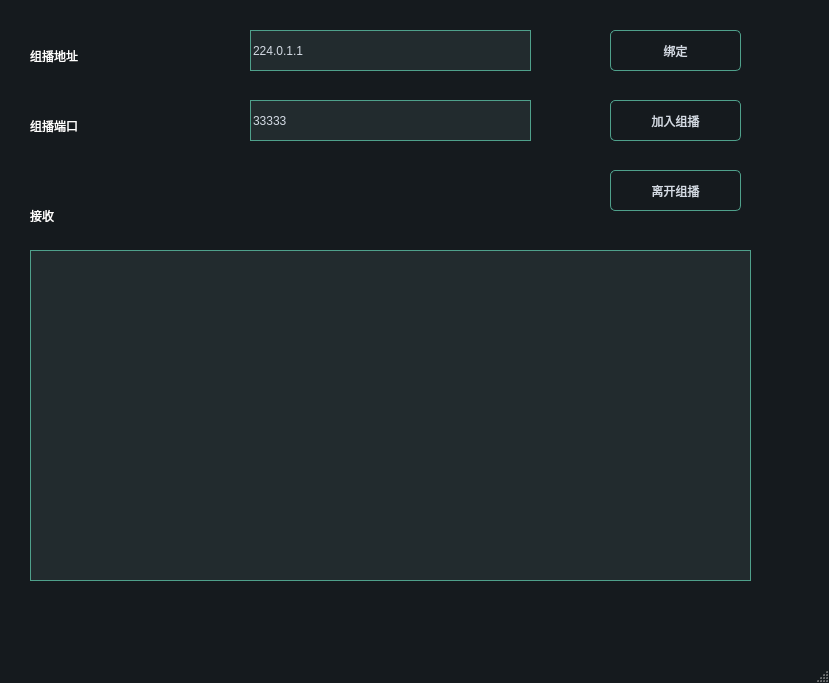
<?xml version="1.0" encoding="UTF-8"?>
<ui version="4.0">
 <class>MainWindow</class>
 <widget class="QMainWindow" name="MainWindow">
  <property name="geometry">
   <rect>
    <x>0</x>
    <y>0</y>
    <width>829</width>
    <height>683</height>
   </rect>
  </property>
  <property name="windowTitle">
   <string>MainWindow</string>
  </property>
  <property name="styleSheet">
   <string notr="true">/*
qss美化 - 黄强老师
*/
QWidget
{  
	font:  16pt &quot;Microsoft YaHei&quot;;
     color:  #ffffff;
}

QLabel {
	
}

QGroupBox {
    border-width: 1px;
	border-style: solid;
	border-color: #4fa08b;   

}

QGroupBox::title {
 
    subcontrol-origin: margin;
    left:20px;
    padding: -10px 5px 0px 5px;
}

QMainWindow {
	background-color:#151a1e;
}
QCalendar {
	background-color: #151a1e;
}
QTextEdit {
	border-width: 1px;
	border-style: solid;
	border-color: #4fa08b;
	background-color: #222b2e;
	color: #d3dae3;
}
QPlainTextEdit {
    font:  10pt &quot;Microsoft YaHei&quot;;
	border-width: 1px;
	border-style: solid;
	border-color: #4fa08b;
	background-color: #222b2e;
	color: #d3dae3;
}
QToolButton {
	border-style: solid;
	border-top-color: qlineargradient(spread:pad, x1:0.5, y1:1, x2:0.5, y2:0, stop:0 rgb(215, 215, 215), stop:1 rgb(222, 222, 222));
	border-right-color: qlineargradient(spread:pad, x1:0, y1:0.5, x2:1, y2:0.5, stop:0 rgb(217, 217, 217), stop:1 rgb(227, 227, 227));
	border-left-color: qlineargradient(spread:pad, x1:0, y1:0.5, x2:1, y2:0.5, stop:0 rgb(227, 227, 227), stop:1 rgb(217, 217, 217));
	border-bottom-color: qlineargradient(spread:pad, x1:0.5, y1:1, x2:0.5, y2:0, stop:0 rgb(215, 215, 215), stop:1 rgb(222, 222, 222));
	border-width: 1px;
	border-radius: 5px;
	color: #d3dae3;
	padding: 2px;
	background-color: rgb(255,255,255);
}
QToolButton:hover{
	border-style: solid;
	border-top-color: qlineargradient(spread:pad, x1:0.5, y1:1, x2:0.5, y2:0, stop:0 rgb(195, 195, 195), stop:1 rgb(222, 222, 222));
	border-right-color: qlineargradient(spread:pad, x1:0, y1:0.5, x2:1, y2:0.5, stop:0 rgb(197, 197, 197), stop:1 rgb(227, 227, 227));
	border-left-color: qlineargradient(spread:pad, x1:0, y1:0.5, x2:1, y2:0.5, stop:0 rgb(227, 227, 227), stop:1 rgb(197, 197, 197));
	border-bottom-color: qlineargradient(spread:pad, x1:0.5, y1:1, x2:0.5, y2:0, stop:0 rgb(195, 195, 195), stop:1 rgb(222, 222, 222));
	border-width: 1px;
	border-radius: 5px;
	color: rgb(0,0,0);
	padding: 2px;
	background-color: rgb(255,255,255);
}
QToolButton:pressed{
	border-style: solid;
	border-top-color: qlineargradient(spread:pad, x1:0.5, y1:1, x2:0.5, y2:0, stop:0 rgb(215, 215, 215), stop:1 rgb(222, 222, 222));
	border-right-color: qlineargradient(spread:pad, x1:0, y1:0.5, x2:1, y2:0.5, stop:0 rgb(217, 217, 217), stop:1 rgb(227, 227, 227));
	border-left-color: qlineargradient(spread:pad, x1:0, y1:0.5, x2:1, y2:0.5, stop:0 rgb(227, 227, 227), stop:1 rgb(217, 217, 217));
	border-bottom-color: qlineargradient(spread:pad, x1:0.5, y1:1, x2:0.5, y2:0, stop:0 rgb(215, 215, 215), stop:1 rgb(222, 222, 222));
	border-width: 1px;
	border-radius: 5px;
	color: rgb(0,0,0);
	padding: 2px;
	background-color: rgb(142,142,142);
}
QPushButton{

    border-width: 1px;
	border-style: solid;
	border-color: #4fa08b; 
 
	border-radius: 5px;
	color: #d3dae3;
	padding: 2px;
	background-color: #151a1e;
}
QPushButton::default{
	border-style: solid;
	border-color: #4fa08b;
	border-width: 1px;
	border-radius: 5px;
	color: #FFFFFF;
	padding: 2px;
	background-color: #151a1e;;
}
QPushButton:hover{
	border-style: solid;
	border-color: #050a0e;
	border-width: 1px;
	border-radius: 5px;
	color: #d3dae3;
	padding: 2px;
	background-color: #1c1f1f;
}
QPushButton:pressed{
	border-style: solid;
	border-color: #050a0e;
	border-width: 1px;
	border-radius: 5px;
	color: #d3dae3;
	padding: 2px;
	background-color: #2c2f2f;
}
QPushButton:disabled{
	border-style: solid;
	border-top-color: qlineargradient(spread:pad, x1:0.5, y1:1, x2:0.5, y2:0, stop:0 rgb(215, 215, 215), stop:1 rgb(222, 222, 222));
	border-right-color: qlineargradient(spread:pad, x1:0, y1:0.5, x2:1, y2:0.5, stop:0 rgb(217, 217, 217), stop:1 rgb(227, 227, 227));
	border-left-color: qlineargradient(spread:pad, x1:0, y1:0.5, x2:1, y2:0.5, stop:0 rgb(227, 227, 227), stop:1 rgb(217, 217, 217));
	border-bottom-color: qlineargradient(spread:pad, x1:0.5, y1:1, x2:0.5, y2:0, stop:0 rgb(215, 215, 215), stop:1 rgb(222, 222, 222));
	border-width: 1px;
	border-radius: 5px;
	color: #808086;
	padding: 2px;
	background-color: rgb(142,142,142);
}
QLineEdit {
	border-width: 1px;
	border-style: solid;
	border-color: #4fa08b;
	background-color: #222b2e;
	color: #d3dae3;
}



QLCDNumber {
	color: #4d9b87;
}
QProgressBar {
	text-align: center;
	color: #d3dae3;
	border-radius: 10px;
	border-color: transparent;
	border-style: solid;
	background-color: #52595d;
}
QProgressBar::chunk {
	background-color: #214037	;
	border-radius: 10px;
}
QMenuBar {
	background-color: #151a1e;
}
QMenuBar::item {
	color: #d3dae3;
  	spacing: 3px;
  	padding: 1px 4px;
	background-color: #151a1e;
}

QMenuBar::item:selected {
  	background-color: #252a2e;
	color: #FFFFFF;
}
QMenu {
	background-color: #151a1e;
}
QMenu::item:selected {
	background-color: #252a2e;
	color: #FFFFFF;
}
QMenu::item {
	color: #d3dae3;
	background-color: #151a1e;
}
QTabWidget {
	color:rgb(0,0,0);
	background-color:#000000;
}
QTabWidget::pane {
		border-color: #050a0e;
		background-color: #1e282c;
		border-style: solid;
		border-width: 1px;
    	border-bottom-left-radius: 4px;
		border-bottom-right-radius: 4px;
}
QTabBar::tab:first {
	border-style: solid;
	border-left-width:1px;
	border-right-width:0px;
	border-top-width:1px;
	border-bottom-width:0px;
	border-top-color: #050a0e;
	border-left-color: #050a0e;
	border-bottom-color: #050a0e;
	border-top-left-radius: 4px;
	color: #d3dae3;
	padding: 3px;
	margin-left:0px;
	background-color: #151a1e;
}
QTabBar::tab:last {
	border-style: solid;
	border-top-width:1px;
	border-left-width:1px;
	border-right-width:1px;
	border-bottom-width:0px;
	border-color: #050a0e;
	border-top-right-radius: 4px;
	color: #d3dae3;
	padding: 3px;
	margin-left:0px;
	background-color: #151a1e;
}
QTabBar::tab {
	border-style: solid;
	border-top-width:1px;
	border-bottom-width:0px;
	border-left-width:1px;
	border-top-color: #050a0e;
	border-left-color: #050a0e;
	border-bottom-color: #050a0e;
	color: #d3dae3;
	padding: 3px;
	margin-left:0px;
	background-color: #151a1e;
}
QTabBar::tab:selected, QTabBar::tab:last:selected, QTabBar::tab:hover {
  	border-style: solid;
  	border-left-width:1px;
	border-bottom-width:0px;
	border-right-color: transparent;
	border-top-color: #050a0e;
	border-left-color: #050a0e;
	border-bottom-color: #050a0e;
	color: #FFFFFF;
	padding: 3px;
	margin-left:0px;
	background-color: #1e282c;
}

QTabBar::tab:selected, QTabBar::tab:first:selected, QTabBar::tab:hover {
  	border-style: solid;
  	border-left-width:1px;
  	border-bottom-width:0px;
  	border-top-width:1px;
	border-right-color: transparent;
	border-top-color: #050a0e;
	border-left-color: #050a0e;
	border-bottom-color: #050a0e;
	color: #FFFFFF;
	padding: 3px;
	margin-left:0px;
	background-color: #1e282c;
}

QCheckBox { 
	padding: 2px;
}
QCheckBox:disabled {
	color: #808086;
	padding: 2px;
}

QCheckBox:hover {
	border-radius:4px;
	border-style:solid;
	padding-left: 1px;
	padding-right: 1px;
	padding-bottom: 1px;
	padding-top: 1px;
	border-width:1px;
	border-color: transparent;
}
QCheckBox::indicator:checked {

	height: 10px;
	width: 10px;
	border-style:solid;
	border-width: 1px;
	border-color: #4fa08b; 
	background-color:  #4fa08b;
}
QCheckBox::indicator:unchecked {

	height: 10px;
	width: 10px;
	border-style:solid;
	border-width: 1px;
	border-color: #4fa08b;
	background-color:  #FFFFFF;
}
QRadioButton {
	color: #d3dae3;
	padding: 1px;
}
QRadioButton::indicator:checked {
	height: 10px;
	width: 10px;
	border-style:solid;
	border-radius:5px;
	border-width: 1px;
	border-color: #4fa08b;
	color: #a9b7c6;
	background-color: qradialgradient(cx:0.5, cy:0.5, radius:0.4,fx:0.5, fy:0.5, stop:0 #4fa08b, stop:1 #1e282c);
}
QRadioButton::indicator:!checked {
	height: 10px;
	width: 10px;
	border-style:solid;
	border-radius:5px;
	border-width: 1px;
	border-color: #4fa08b;
	color: #a9b7c6;
	background-color: transparent;
}
QStatusBar {
	color:#027f7f;
}
QSpinBox {
	color: #d3dae3;
	background-color: #222b2e;
	border-width: 1px;
	border-style: solid;
	border-color: #4fa08b;
}
QDoubleSpinBox {
	color: #d3dae3;
	background-color: #222b2e;
	border-width: 1px;
	border-style: solid;
	border-color: #4fa08b;
}
QTimeEdit {
	color: #d3dae3;
	background-color: #222b2e;
	border-width: 1px;
	border-style: solid;
	border-color: #4fa08b;
}
QDateTimeEdit {
	color: #d3dae3;
	background-color: #222b2e;
	border-width: 1px;
	border-style: solid;
	border-color: #4fa08b;
}
QDateEdit {
	color: #d3dae3;
	background-color: #222b2e;
	border-width: 1px;
	border-style: solid;
	border-color: #4fa08b;
}
QFontComboBox {
	color: #d3dae3;
	background-color: #222b2e;
	border-width: 1px;
	border-style: solid;
	border-color: #4fa08b;
}
QComboBox {
	color: #d3dae3;
	background-color: #222b2e;
	border-width: 1px;
	border-style: solid;
	border-color: #4fa08b;
}
/* 下拉后，整个下拉窗体样式 */
QComboBox QAbstractItemView {
    outline: 0px solid gray;   /* 选定项的虚框 */
    border: 1px solid  #4fa08b;   /* 整个下拉窗体的边框 */ 
    background-color: #222b2e; /* 整个下拉窗体的背景色 */
    selection-background-color: #4fa08b;   /* 整个下拉窗体被选中项的背景色 */
}
QComboBox:disabled
{ 
background-color: gray; /* 整个下拉窗体的背景色 */
}

QDial {
	background: #16a085;
}

QToolBox {
	color: #a9b7c6;
	background-color: #222b2e;
}
QToolBox::tab {
	color: #a9b7c6;
	background-color:#222b2e;
}
QToolBox::tab:selected {
	color: #FFFFFF;
	background-color:#222b2e;
}
QScrollArea {
	color: #FFFFFF;
	background-color:#222b2e;
}
QSlider::groove:horizontal {
	height: 5px;
	background-color: #52595d;
}
QSlider::groove:vertical {
	width: 5px;
	background-color: #52595d;
}
QSlider::handle:horizontal {
	background: #1a2224;
	border-style: solid;
	border-width: 1px;
	border-color: rgb(207,207,207);
	width: 12px;
	margin: -5px 0;
	border-radius: 7px;
}
QSlider::handle:vertical {
	background: #1a2224;
	border-style: solid;
	border-width: 1px;
	border-color: rgb(207,207,207);
	height: 12px;
	margin: 0 -5px;
	border-radius: 7px;
}
QSlider::add-page:horizontal {
    background: #52595d;
}
QSlider::add-page:vertical {
    background: #52595d;
}
QSlider::sub-page:horizontal {
    background-color: #15433a;
}
QSlider::sub-page:vertical {
    background-color: #15433a;
}
QScrollBar:horizontal {
	max-height: 10px;
	border: 1px transparent grey;
	margin: 0px 20px 0px 20px;
	background: transparent;
}
QScrollBar:vertical {
	max-width: 10px;
	border: 1px transparent grey;
	margin: 20px 0px 20px 0px;
	background: transparent;
}
QScrollBar::handle:horizontal {
	background: #52595d;
	border-style: transparent;
	border-radius: 4px;
	min-width: 25px;
}
QScrollBar::handle:horizontal:hover {
	background: #58a492;
	border-style: transparent;
	border-radius: 4px;
	min-width: 25px;
}
QScrollBar::handle:vertical {
	background: #52595d;
	border-style: transparent;
	border-radius: 4px;
	min-height: 25px;
}
QScrollBar::handle:vertical:hover {
	background: #58a492;
	border-style: transparent;
	border-radius: 4px;
	min-height: 25px;
}
QScrollBar::add-line:horizontal {
   border: 2px transparent grey;
   border-top-right-radius: 4px;
   border-bottom-right-radius: 4px;
   background: #15433a;
   width: 20px;
   subcontrol-position: right;
   subcontrol-origin: margin;
}
QScrollBar::add-line:horizontal:pressed {
   border: 2px transparent grey;
   border-top-right-radius: 4px;
   border-bottom-right-radius: 4px;
   background: rgb(181,181,181);
   width: 20px;
   subcontrol-position: right;
   subcontrol-origin: margin;
}
QScrollBar::add-line:vertical {
   border: 2px transparent grey;
   border-bottom-left-radius: 4px;
   border-bottom-right-radius: 4px;
   background: #15433a;
   height: 20px;
   subcontrol-position: bottom;
   subcontrol-origin: margin;
}
QScrollBar::add-line:vertical:pressed {
   border: 2px transparent grey;
   border-bottom-left-radius: 4px;
   border-bottom-right-radius: 4px;
   background: rgb(181,181,181);
   height: 20px;
   subcontrol-position: bottom;
   subcontrol-origin: margin;
}
QScrollBar::sub-line:horizontal {
   border: 2px transparent grey;
   border-top-left-radius: 4px;
   border-bottom-left-radius: 4px;
   background: #15433a;
   width: 20px;
   subcontrol-position: left;
   subcontrol-origin: margin;
}
QScrollBar::sub-line:horizontal:pressed {
   border: 2px transparent grey;
   border-top-left-radius: 4px;
   border-bottom-left-radius: 4px;
   background: rgb(181,181,181);
   width: 20px;
   subcontrol-position: left;
   subcontrol-origin: margin;
}
QScrollBar::sub-line:vertical {
   border: 2px transparent grey;
   border-top-left-radius: 4px;
   border-top-right-radius: 4px;
   background: #15433a;
   height: 20px;
   subcontrol-position: top;
   subcontrol-origin: margin;
}
QScrollBar::sub-line:vertical:pressed {
   border: 2px transparent grey;
   border-top-left-radius: 4px;
   border-top-right-radius: 4px;
   background: rgb(181,181,181);
   height: 20px;
   subcontrol-position: top;
   subcontrol-origin: margin;
}

QScrollBar::add-page:horizontal, QScrollBar::sub-page:horizontal {
   background: none;
}
QScrollBar::add-page:vertical, QScrollBar::sub-page:vertical {
   background: none;
}</string>
  </property>
  <widget class="QWidget" name="centralwidget">
   <widget class="QLabel" name="label_2">
    <property name="geometry">
     <rect>
      <x>30</x>
      <y>110</y>
      <width>151</width>
      <height>31</height>
     </rect>
    </property>
    <property name="text">
     <string>组播端口</string>
    </property>
   </widget>
   <widget class="QLabel" name="label">
    <property name="geometry">
     <rect>
      <x>30</x>
      <y>40</y>
      <width>151</width>
      <height>31</height>
     </rect>
    </property>
    <property name="text">
     <string>组播地址</string>
    </property>
   </widget>
   <widget class="QLineEdit" name="lineEditPort">
    <property name="geometry">
     <rect>
      <x>250</x>
      <y>100</y>
      <width>281</width>
      <height>41</height>
     </rect>
    </property>
    <property name="text">
     <string>33333</string>
    </property>
   </widget>
   <widget class="QLineEdit" name="lineEditIP">
    <property name="geometry">
     <rect>
      <x>250</x>
      <y>30</y>
      <width>281</width>
      <height>41</height>
     </rect>
    </property>
    <property name="text">
     <string>224.0.1.1</string>
    </property>
   </widget>
   <widget class="QPushButton" name="pushButtonBind">
    <property name="geometry">
     <rect>
      <x>610</x>
      <y>30</y>
      <width>131</width>
      <height>41</height>
     </rect>
    </property>
    <property name="text">
     <string>绑定</string>
    </property>
   </widget>
   <widget class="QPushButton" name="pushButtonJoin">
    <property name="geometry">
     <rect>
      <x>610</x>
      <y>100</y>
      <width>131</width>
      <height>41</height>
     </rect>
    </property>
    <property name="text">
     <string>加入组播</string>
    </property>
   </widget>
   <widget class="QPushButton" name="pushButtonLeave">
    <property name="geometry">
     <rect>
      <x>610</x>
      <y>170</y>
      <width>131</width>
      <height>41</height>
     </rect>
    </property>
    <property name="text">
     <string>离开组播</string>
    </property>
   </widget>
   <widget class="QLabel" name="label_3">
    <property name="geometry">
     <rect>
      <x>30</x>
      <y>200</y>
      <width>151</width>
      <height>31</height>
     </rect>
    </property>
    <property name="text">
     <string>接收</string>
    </property>
   </widget>
   <widget class="QPlainTextEdit" name="plainTextEdit">
    <property name="geometry">
     <rect>
      <x>30</x>
      <y>250</y>
      <width>721</width>
      <height>331</height>
     </rect>
    </property>
   </widget>
  </widget>
  <widget class="QMenuBar" name="menubar">
   <property name="geometry">
    <rect>
     <x>0</x>
     <y>0</y>
     <width>829</width>
     <height>38</height>
    </rect>
   </property>
  </widget>
  <widget class="QStatusBar" name="statusbar"/>
 </widget>
 <resources/>
 <connections/>
</ui>
